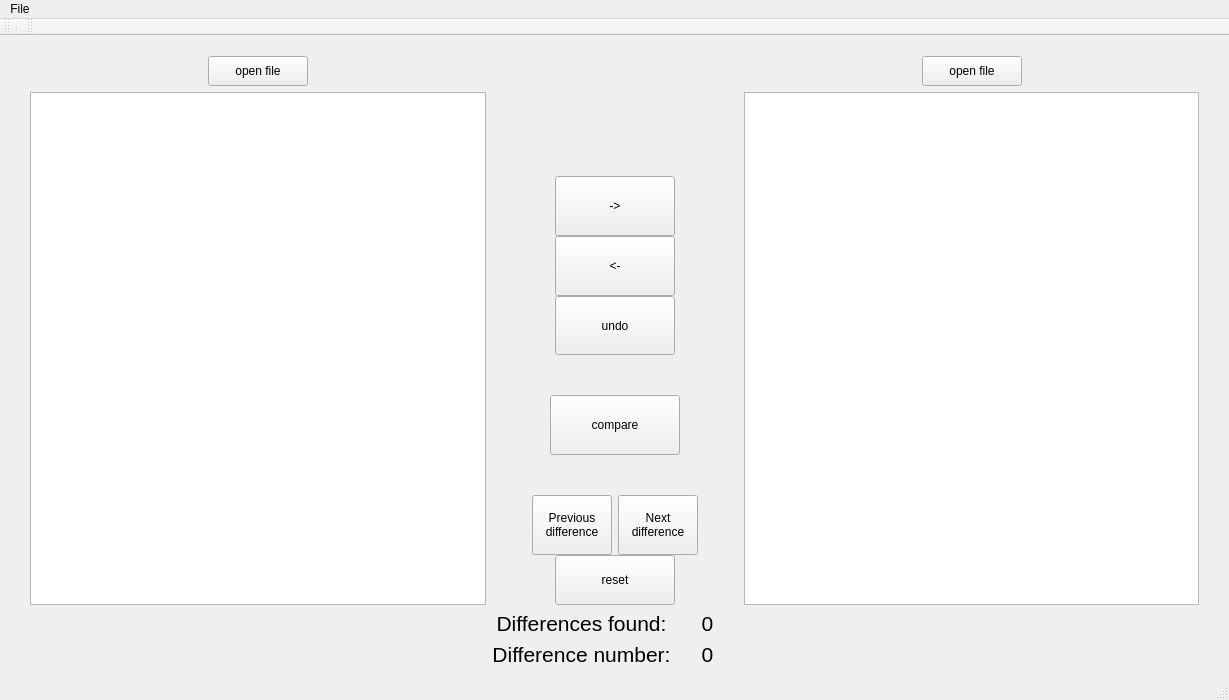
<?xml version="1.0" encoding="UTF-8"?>
<ui version="4.0">
 <class>MainWindowClass</class>
 <widget class="QMainWindow" name="MainWindowClass">
  <property name="geometry">
   <rect>
    <x>0</x>
    <y>0</y>
    <width>1229</width>
    <height>700</height>
   </rect>
  </property>
  <property name="windowTitle">
   <string>FileComparatorPro</string>
  </property>
  <widget class="QWidget" name="centralWidget">
   <property name="sizePolicy">
    <sizepolicy hsizetype="Preferred" vsizetype="Preferred">
     <horstretch>0</horstretch>
     <verstretch>0</verstretch>
    </sizepolicy>
   </property>
   <property name="minimumSize">
    <size>
     <width>0</width>
     <height>0</height>
    </size>
   </property>
   <property name="layoutDirection">
    <enum>Qt::LeftToRight</enum>
   </property>
   <layout class="QGridLayout" name="gridLayout_2" columnstretch="2,0,2">
    <property name="leftMargin">
     <number>30</number>
    </property>
    <property name="topMargin">
     <number>20</number>
    </property>
    <property name="rightMargin">
     <number>30</number>
    </property>
    <item row="2" column="1">
     <layout class="QHBoxLayout" name="horizontalLayout_5"/>
    </item>
    <item row="0" column="1">
     <layout class="QVBoxLayout" name="verticalLayout_3" stretch="0,0,0,0,0,0,0,0,0,0,0">
      <property name="spacing">
       <number>0</number>
      </property>
      <property name="sizeConstraint">
       <enum>QLayout::SetDefaultConstraint</enum>
      </property>
      <item>
       <spacer name="verticalSpacer">
        <property name="orientation">
         <enum>Qt::Vertical</enum>
        </property>
        <property name="sizeType">
         <enum>QSizePolicy::Preferred</enum>
        </property>
        <property name="sizeHint" stdset="0">
         <size>
          <width>0</width>
          <height>0</height>
         </size>
        </property>
       </spacer>
      </item>
      <item>
       <spacer name="verticalSpacer_5">
        <property name="orientation">
         <enum>Qt::Vertical</enum>
        </property>
        <property name="sizeType">
         <enum>QSizePolicy::Maximum</enum>
        </property>
        <property name="sizeHint" stdset="0">
         <size>
          <width>20</width>
          <height>0</height>
         </size>
        </property>
       </spacer>
      </item>
      <item>
       <spacer name="verticalSpacer_3">
        <property name="orientation">
         <enum>Qt::Vertical</enum>
        </property>
        <property name="sizeType">
         <enum>QSizePolicy::Preferred</enum>
        </property>
        <property name="sizeHint" stdset="0">
         <size>
          <width>20</width>
          <height>120</height>
         </size>
        </property>
       </spacer>
      </item>
      <item>
       <layout class="QHBoxLayout" name="horizontalLayout_8">
        <item>
         <spacer name="horizontalSpacer">
          <property name="orientation">
           <enum>Qt::Horizontal</enum>
          </property>
          <property name="sizeType">
           <enum>QSizePolicy::Ignored</enum>
          </property>
          <property name="sizeHint" stdset="0">
           <size>
            <width>40</width>
            <height>20</height>
           </size>
          </property>
         </spacer>
        </item>
        <item>
         <widget class="QPushButton" name="replaceWithLeft">
          <property name="sizePolicy">
           <sizepolicy hsizetype="Preferred" vsizetype="Preferred">
            <horstretch>0</horstretch>
            <verstretch>0</verstretch>
           </sizepolicy>
          </property>
          <property name="minimumSize">
           <size>
            <width>30</width>
            <height>40</height>
           </size>
          </property>
          <property name="maximumSize">
           <size>
            <width>120</width>
            <height>70</height>
           </size>
          </property>
          <property name="cursor">
           <cursorShape>PointingHandCursor</cursorShape>
          </property>
          <property name="layoutDirection">
           <enum>Qt::LeftToRight</enum>
          </property>
          <property name="text">
           <string>-&gt;</string>
          </property>
         </widget>
        </item>
        <item>
         <spacer name="horizontalSpacer_2">
          <property name="orientation">
           <enum>Qt::Horizontal</enum>
          </property>
          <property name="sizeType">
           <enum>QSizePolicy::Ignored</enum>
          </property>
          <property name="sizeHint" stdset="0">
           <size>
            <width>40</width>
            <height>20</height>
           </size>
          </property>
         </spacer>
        </item>
       </layout>
      </item>
      <item>
       <layout class="QHBoxLayout" name="horizontalLayout_10">
        <item>
         <spacer name="horizontalSpacer_3">
          <property name="orientation">
           <enum>Qt::Horizontal</enum>
          </property>
          <property name="sizeType">
           <enum>QSizePolicy::Ignored</enum>
          </property>
          <property name="sizeHint" stdset="0">
           <size>
            <width>40</width>
            <height>20</height>
           </size>
          </property>
         </spacer>
        </item>
        <item>
         <widget class="QPushButton" name="replaceWithRight">
          <property name="sizePolicy">
           <sizepolicy hsizetype="Preferred" vsizetype="Preferred">
            <horstretch>0</horstretch>
            <verstretch>0</verstretch>
           </sizepolicy>
          </property>
          <property name="minimumSize">
           <size>
            <width>30</width>
            <height>40</height>
           </size>
          </property>
          <property name="maximumSize">
           <size>
            <width>120</width>
            <height>70</height>
           </size>
          </property>
          <property name="cursor">
           <cursorShape>PointingHandCursor</cursorShape>
          </property>
          <property name="text">
           <string>&lt;-</string>
          </property>
         </widget>
        </item>
        <item>
         <spacer name="horizontalSpacer_4">
          <property name="orientation">
           <enum>Qt::Horizontal</enum>
          </property>
          <property name="sizeType">
           <enum>QSizePolicy::Ignored</enum>
          </property>
          <property name="sizeHint" stdset="0">
           <size>
            <width>40</width>
            <height>20</height>
           </size>
          </property>
         </spacer>
        </item>
       </layout>
      </item>
      <item>
       <layout class="QHBoxLayout" name="horizontalLayout_11">
        <item>
         <spacer name="horizontalSpacer_5">
          <property name="orientation">
           <enum>Qt::Horizontal</enum>
          </property>
          <property name="sizeType">
           <enum>QSizePolicy::Ignored</enum>
          </property>
          <property name="sizeHint" stdset="0">
           <size>
            <width>40</width>
            <height>20</height>
           </size>
          </property>
         </spacer>
        </item>
        <item>
         <widget class="QPushButton" name="undoLeft">
          <property name="sizePolicy">
           <sizepolicy hsizetype="Preferred" vsizetype="Preferred">
            <horstretch>0</horstretch>
            <verstretch>0</verstretch>
           </sizepolicy>
          </property>
          <property name="minimumSize">
           <size>
            <width>30</width>
            <height>40</height>
           </size>
          </property>
          <property name="maximumSize">
           <size>
            <width>120</width>
            <height>70</height>
           </size>
          </property>
          <property name="cursor">
           <cursorShape>PointingHandCursor</cursorShape>
          </property>
          <property name="text">
           <string>undo</string>
          </property>
         </widget>
        </item>
        <item>
         <spacer name="horizontalSpacer_6">
          <property name="orientation">
           <enum>Qt::Horizontal</enum>
          </property>
          <property name="sizeType">
           <enum>QSizePolicy::Ignored</enum>
          </property>
          <property name="sizeHint" stdset="0">
           <size>
            <width>40</width>
            <height>20</height>
           </size>
          </property>
         </spacer>
        </item>
       </layout>
      </item>
      <item>
       <spacer name="verticalSpacer_2">
        <property name="orientation">
         <enum>Qt::Vertical</enum>
        </property>
        <property name="sizeType">
         <enum>QSizePolicy::Preferred</enum>
        </property>
        <property name="sizeHint" stdset="0">
         <size>
          <width>20</width>
          <height>40</height>
         </size>
        </property>
       </spacer>
      </item>
      <item>
       <layout class="QHBoxLayout" name="horizontalLayout_12">
        <item>
         <spacer name="horizontalSpacer_7">
          <property name="orientation">
           <enum>Qt::Horizontal</enum>
          </property>
          <property name="sizeType">
           <enum>QSizePolicy::Preferred</enum>
          </property>
          <property name="sizeHint" stdset="0">
           <size>
            <width>40</width>
            <height>20</height>
           </size>
          </property>
         </spacer>
        </item>
        <item>
         <widget class="QPushButton" name="comparatorBut">
          <property name="sizePolicy">
           <sizepolicy hsizetype="Preferred" vsizetype="Preferred">
            <horstretch>0</horstretch>
            <verstretch>0</verstretch>
           </sizepolicy>
          </property>
          <property name="minimumSize">
           <size>
            <width>60</width>
            <height>40</height>
           </size>
          </property>
          <property name="maximumSize">
           <size>
            <width>130</width>
            <height>90</height>
           </size>
          </property>
          <property name="cursor">
           <cursorShape>PointingHandCursor</cursorShape>
          </property>
          <property name="text">
           <string>compare</string>
          </property>
         </widget>
        </item>
        <item>
         <spacer name="horizontalSpacer_8">
          <property name="orientation">
           <enum>Qt::Horizontal</enum>
          </property>
          <property name="sizeType">
           <enum>QSizePolicy::Preferred</enum>
          </property>
          <property name="sizeHint" stdset="0">
           <size>
            <width>40</width>
            <height>20</height>
           </size>
          </property>
         </spacer>
        </item>
       </layout>
      </item>
      <item>
       <spacer name="verticalSpacer_4">
        <property name="orientation">
         <enum>Qt::Vertical</enum>
        </property>
        <property name="sizeType">
         <enum>QSizePolicy::Preferred</enum>
        </property>
        <property name="sizeHint" stdset="0">
         <size>
          <width>20</width>
          <height>40</height>
         </size>
        </property>
       </spacer>
      </item>
      <item>
       <layout class="QHBoxLayout" name="horizontalLayout">
        <item>
         <spacer name="horizontalSpacer_11">
          <property name="orientation">
           <enum>Qt::Horizontal</enum>
          </property>
          <property name="sizeType">
           <enum>QSizePolicy::Preferred</enum>
          </property>
          <property name="sizeHint" stdset="0">
           <size>
            <width>40</width>
            <height>20</height>
           </size>
          </property>
         </spacer>
        </item>
        <item>
         <widget class="QPushButton" name="previousDifference">
          <property name="sizePolicy">
           <sizepolicy hsizetype="Preferred" vsizetype="Preferred">
            <horstretch>0</horstretch>
            <verstretch>0</verstretch>
           </sizepolicy>
          </property>
          <property name="minimumSize">
           <size>
            <width>30</width>
            <height>60</height>
           </size>
          </property>
          <property name="maximumSize">
           <size>
            <width>16777215</width>
            <height>100</height>
           </size>
          </property>
          <property name="cursor">
           <cursorShape>PointingHandCursor</cursorShape>
          </property>
          <property name="text">
           <string>Previous
difference</string>
          </property>
         </widget>
        </item>
        <item>
         <widget class="QPushButton" name="nextDifference">
          <property name="sizePolicy">
           <sizepolicy hsizetype="Preferred" vsizetype="Preferred">
            <horstretch>0</horstretch>
            <verstretch>0</verstretch>
           </sizepolicy>
          </property>
          <property name="minimumSize">
           <size>
            <width>30</width>
            <height>60</height>
           </size>
          </property>
          <property name="maximumSize">
           <size>
            <width>16777215</width>
            <height>100</height>
           </size>
          </property>
          <property name="cursor">
           <cursorShape>PointingHandCursor</cursorShape>
          </property>
          <property name="text">
           <string>Next
difference</string>
          </property>
         </widget>
        </item>
        <item>
         <spacer name="horizontalSpacer_12">
          <property name="orientation">
           <enum>Qt::Horizontal</enum>
          </property>
          <property name="sizeType">
           <enum>QSizePolicy::Preferred</enum>
          </property>
          <property name="sizeHint" stdset="0">
           <size>
            <width>40</width>
            <height>20</height>
           </size>
          </property>
         </spacer>
        </item>
       </layout>
      </item>
      <item>
       <layout class="QHBoxLayout" name="horizontalLayout_13">
        <item>
         <spacer name="horizontalSpacer_9">
          <property name="orientation">
           <enum>Qt::Horizontal</enum>
          </property>
          <property name="sizeType">
           <enum>QSizePolicy::Preferred</enum>
          </property>
          <property name="sizeHint" stdset="0">
           <size>
            <width>40</width>
            <height>20</height>
           </size>
          </property>
         </spacer>
        </item>
        <item>
         <widget class="QPushButton" name="reset">
          <property name="sizePolicy">
           <sizepolicy hsizetype="Preferred" vsizetype="Preferred">
            <horstretch>0</horstretch>
            <verstretch>0</verstretch>
           </sizepolicy>
          </property>
          <property name="minimumSize">
           <size>
            <width>30</width>
            <height>30</height>
           </size>
          </property>
          <property name="maximumSize">
           <size>
            <width>120</width>
            <height>50</height>
           </size>
          </property>
          <property name="cursor">
           <cursorShape>PointingHandCursor</cursorShape>
          </property>
          <property name="text">
           <string>reset</string>
          </property>
         </widget>
        </item>
        <item>
         <spacer name="horizontalSpacer_10">
          <property name="orientation">
           <enum>Qt::Horizontal</enum>
          </property>
          <property name="sizeType">
           <enum>QSizePolicy::Preferred</enum>
          </property>
          <property name="sizeHint" stdset="0">
           <size>
            <width>40</width>
            <height>20</height>
           </size>
          </property>
         </spacer>
        </item>
       </layout>
      </item>
     </layout>
    </item>
    <item row="0" column="0">
     <layout class="QVBoxLayout" name="verticalLayout" stretch="0,2">
      <item>
       <layout class="QHBoxLayout" name="horizontalLayout_15">
        <item>
         <spacer name="horizontalSpacer_15">
          <property name="orientation">
           <enum>Qt::Horizontal</enum>
          </property>
          <property name="sizeHint" stdset="0">
           <size>
            <width>40</width>
            <height>20</height>
           </size>
          </property>
         </spacer>
        </item>
        <item>
         <widget class="QPushButton" name="openLeft">
          <property name="sizePolicy">
           <sizepolicy hsizetype="Preferred" vsizetype="Fixed">
            <horstretch>0</horstretch>
            <verstretch>0</verstretch>
           </sizepolicy>
          </property>
          <property name="minimumSize">
           <size>
            <width>100</width>
            <height>30</height>
           </size>
          </property>
          <property name="cursor">
           <cursorShape>PointingHandCursor</cursorShape>
          </property>
          <property name="layoutDirection">
           <enum>Qt::LeftToRight</enum>
          </property>
          <property name="text">
           <string>open file</string>
          </property>
         </widget>
        </item>
        <item>
         <spacer name="horizontalSpacer_16">
          <property name="orientation">
           <enum>Qt::Horizontal</enum>
          </property>
          <property name="sizeHint" stdset="0">
           <size>
            <width>40</width>
            <height>20</height>
           </size>
          </property>
         </spacer>
        </item>
       </layout>
      </item>
      <item>
       <widget class="QTextEdit" name="leftFileEdit">
        <property name="sizePolicy">
         <sizepolicy hsizetype="Preferred" vsizetype="Preferred">
          <horstretch>0</horstretch>
          <verstretch>0</verstretch>
         </sizepolicy>
        </property>
       </widget>
      </item>
     </layout>
    </item>
    <item row="1" column="1">
     <layout class="QGridLayout" name="gridLayout">
      <item row="1" column="0">
       <widget class="QLabel" name="differenceNumber">
        <property name="text">
         <string>&lt;html&gt;&lt;head/&gt;&lt;body&gt;&lt;p align=&quot;center&quot;&gt;&lt;span style=&quot; font-size:16pt;&quot;&gt;Difference number:&lt;/span&gt;&lt;/p&gt;&lt;/body&gt;&lt;/html&gt;</string>
        </property>
       </widget>
      </item>
      <item row="1" column="1">
       <widget class="QLabel" name="differenceSelection">
        <property name="font">
         <font>
          <pointsize>18</pointsize>
         </font>
        </property>
        <property name="text">
         <string>&lt;html&gt;&lt;head/&gt;&lt;body&gt;&lt;p align=&quot;center&quot;&gt;&lt;span style=&quot; font-size:16pt;&quot;&gt;0&lt;/span&gt;&lt;/p&gt;&lt;/body&gt;&lt;/html&gt;</string>
        </property>
       </widget>
      </item>
      <item row="0" column="1">
       <widget class="QLabel" name="differenceShower">
        <property name="font">
         <font>
          <pointsize>18</pointsize>
         </font>
        </property>
        <property name="text">
         <string>&lt;html&gt;&lt;head/&gt;&lt;body&gt;&lt;p align=&quot;center&quot;&gt;&lt;span style=&quot; font-size:16pt;&quot;&gt;0&lt;/span&gt;&lt;/p&gt;&lt;/body&gt;&lt;/html&gt;</string>
        </property>
       </widget>
      </item>
      <item row="0" column="0">
       <widget class="QLabel" name="differencesFound">
        <property name="text">
         <string>&lt;html&gt;&lt;head/&gt;&lt;body&gt;&lt;p align=&quot;center&quot;&gt;&lt;span style=&quot; font-size:16pt;&quot;&gt;Differences found:&lt;/span&gt;&lt;/p&gt;&lt;/body&gt;&lt;/html&gt;</string>
        </property>
       </widget>
      </item>
     </layout>
    </item>
    <item row="0" column="2">
     <layout class="QVBoxLayout" name="verticalLayout_4" stretch="0,2">
      <item>
       <layout class="QHBoxLayout" name="horizontalLayout_14">
        <item>
         <spacer name="horizontalSpacer_13">
          <property name="orientation">
           <enum>Qt::Horizontal</enum>
          </property>
          <property name="sizeHint" stdset="0">
           <size>
            <width>40</width>
            <height>20</height>
           </size>
          </property>
         </spacer>
        </item>
        <item>
         <widget class="QPushButton" name="openRight">
          <property name="sizePolicy">
           <sizepolicy hsizetype="Preferred" vsizetype="Fixed">
            <horstretch>0</horstretch>
            <verstretch>0</verstretch>
           </sizepolicy>
          </property>
          <property name="minimumSize">
           <size>
            <width>100</width>
            <height>30</height>
           </size>
          </property>
          <property name="text">
           <string>open file</string>
          </property>
         </widget>
        </item>
        <item>
         <spacer name="horizontalSpacer_14">
          <property name="orientation">
           <enum>Qt::Horizontal</enum>
          </property>
          <property name="sizeHint" stdset="0">
           <size>
            <width>40</width>
            <height>20</height>
           </size>
          </property>
         </spacer>
        </item>
       </layout>
      </item>
      <item>
       <widget class="QTextEdit" name="rightFileEdit">
        <property name="sizePolicy">
         <sizepolicy hsizetype="Preferred" vsizetype="Preferred">
          <horstretch>0</horstretch>
          <verstretch>0</verstretch>
         </sizepolicy>
        </property>
       </widget>
      </item>
     </layout>
    </item>
   </layout>
  </widget>
  <widget class="QMenuBar" name="menuBar">
   <property name="geometry">
    <rect>
     <x>0</x>
     <y>0</y>
     <width>1229</width>
     <height>22</height>
    </rect>
   </property>
   <widget class="QMenu" name="menuFile">
    <property name="title">
     <string>File</string>
    </property>
    <addaction name="actionOpen_Left"/>
    <addaction name="actionOpen_Right"/>
    <addaction name="separator"/>
    <addaction name="actionSave_Left"/>
    <addaction name="actionSave_Right"/>
   </widget>
   <addaction name="menuFile"/>
  </widget>
  <widget class="QToolBar" name="mainToolBar">
   <attribute name="toolBarArea">
    <enum>TopToolBarArea</enum>
   </attribute>
   <attribute name="toolBarBreak">
    <bool>false</bool>
   </attribute>
   <addaction name="separator"/>
  </widget>
  <widget class="QStatusBar" name="statusBar"/>
  <widget class="QToolBar" name="toolBar">
   <property name="windowTitle">
    <string>toolBar</string>
   </property>
   <attribute name="toolBarArea">
    <enum>TopToolBarArea</enum>
   </attribute>
   <attribute name="toolBarBreak">
    <bool>false</bool>
   </attribute>
  </widget>
  <action name="actionSave_Left">
   <property name="text">
    <string>Save Left</string>
   </property>
  </action>
  <action name="actionSave_Right">
   <property name="text">
    <string>Save Right</string>
   </property>
  </action>
  <action name="actionOpen_Left">
   <property name="text">
    <string>Open Left</string>
   </property>
  </action>
  <action name="actionOpen_Right">
   <property name="text">
    <string>Open Right</string>
   </property>
  </action>
 </widget>
 <layoutdefault spacing="6" margin="11"/>
 <resources>
  <include location="MainWindow.qrc"/>
 </resources>
 <connections/>
</ui>
